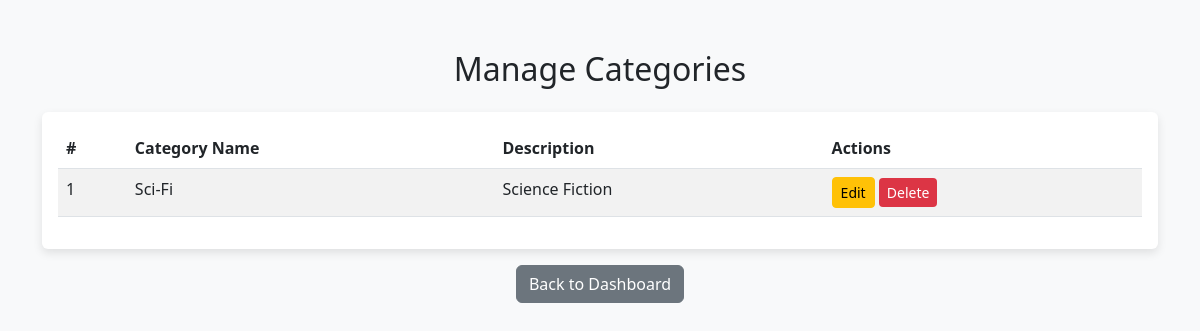
Before: /manage_categories.php (signed in) with the older database file.
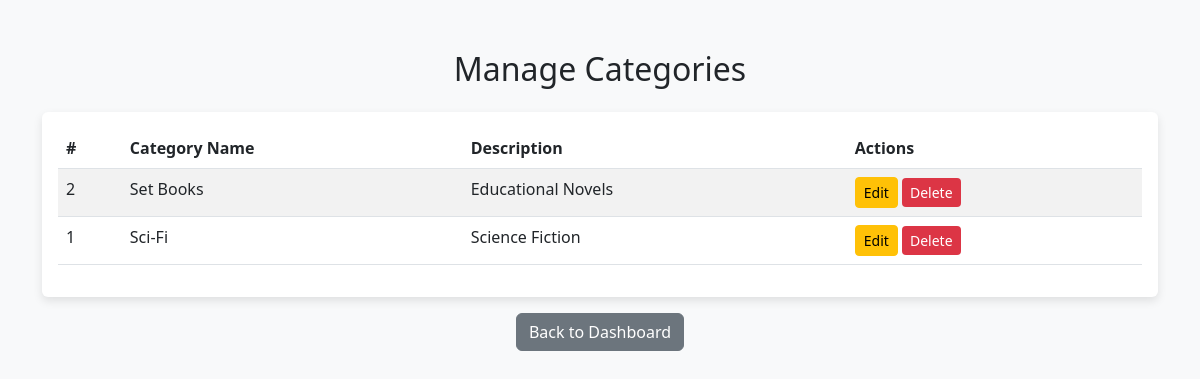
After: the same page with the newer database file.
### tables this page shows
CREATE TABLE `categories` (
  `id` int(11) NOT NULL,
  `name` varchar(255) NOT NULL,
  `description` text NOT NULL,
  `created_at` timestamp NOT NULL DEFAULT current_timestamp()
);

### manage_categories.php (the view, shortened to what this page needs)
<?php
include 'db_connection.php';
$sql = "SELECT * FROM categories ORDER BY created_at DESC";
$result = $conn->query($sql);
?>
<!DOCTYPE html>
<html lang="en">
<head>
    <link href="https://cdn.jsdelivr.net/npm/bootstrap@5.3.0/dist/css/bootstrap.min.css" rel="stylesheet">
</head>
<body>
<div class="container">
    <h2 class="text-center mb-4">Manage Categories</h2>
    <div class="card">
        <div class="card-body">
            <table class="table table-striped">
                <thead>
                    <tr>
                        <th>#</th>
                        <th>Category Name</th>
                        <th>Description</th>
                        <th>Actions</th>
                    </tr>
                </thead>
                <tbody>
                    <?php if ($result->num_rows > 0): ?>
                        <?php while ($row = $result->fetch_assoc()): ?>
                            <tr>
                                <td><?= $row['id'] ?></td>
                                <td><?= htmlspecialchars($row['name']) ?></td>
                                <td><?= htmlspecialchars($row['description']) ?></td>
                                <td>
                                    <a href="edit_category.php?id=<?= $row['id'] ?>" class="btn btn-warning btn-sm">Edit</a>
                                    <a href="manage_categories.php?delete_id=<?= $row['id'] ?>" class="btn btn-danger btn-sm" onclick="return confirm('Are you sure you want to delete this category?');">Delete</a>
                                </td>
                            </tr>
                        <?php endwhile; ?>
                    <?php else: ?>
                        <tr>
                            <td colspan="4" class="text-center">No categories found.</td>
                        </tr>
                    <?php endif; ?>
                </tbody>
            </table>
        </div>
    </div>
    <div class="mt-3 text-center">
        <a href="librarian_dashboard.php" class="btn btn-secondary">Back to Dashboard</a>
    </div>
</div>
</body>
</html>

Changed rows visible on the page:
added categories: id "2", name "Set Books", description "Educational Novels"
